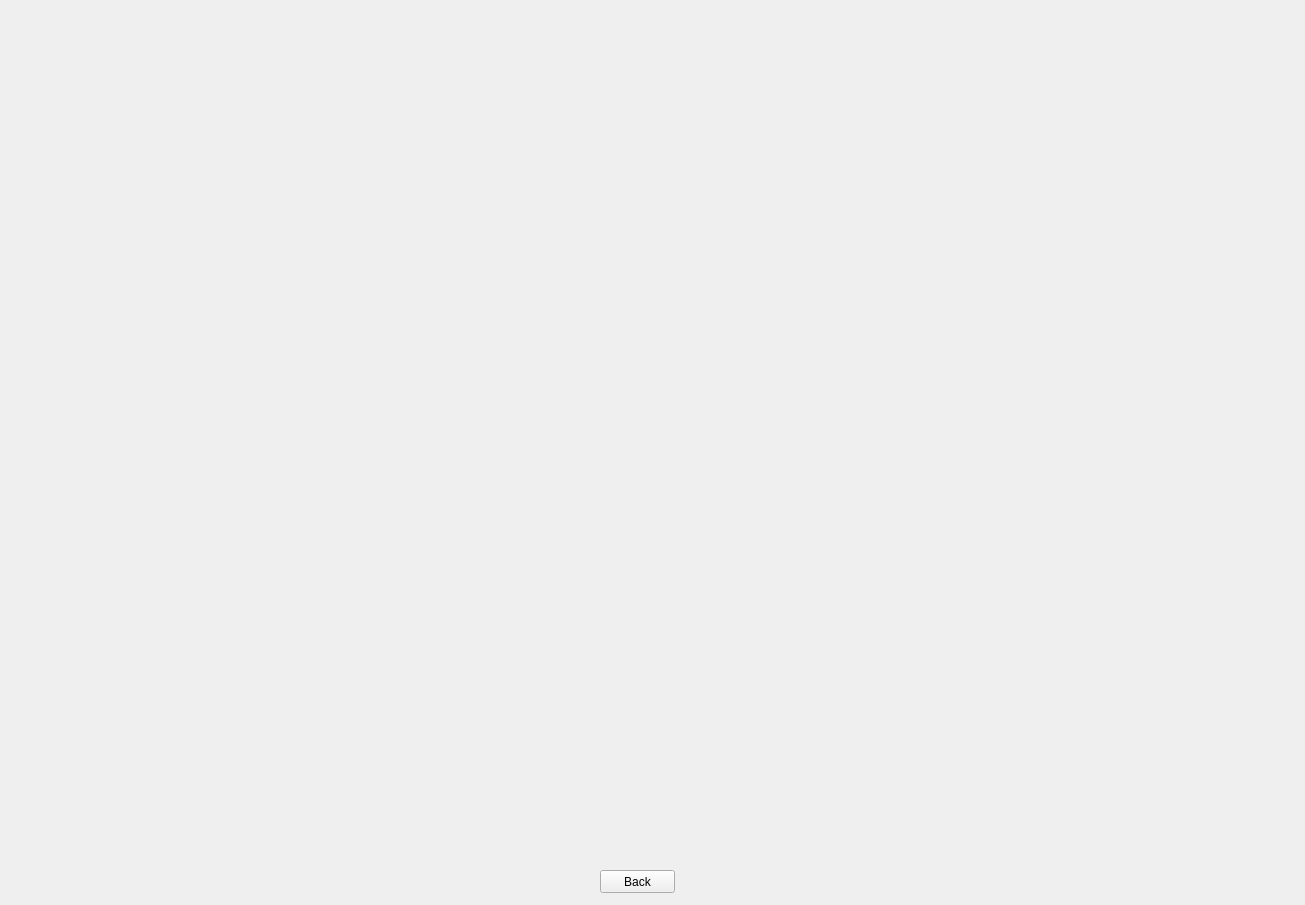
<?xml version="1.0" encoding="UTF-8"?>
<ui version="4.0">
 <class>RetChartWindow</class>
 <widget class="QWidget" name="RetChartWindow">
  <property name="geometry">
   <rect>
    <x>0</x>
    <y>0</y>
    <width>1305</width>
    <height>905</height>
   </rect>
  </property>
  <property name="windowTitle">
   <string>Returns Chart</string>
  </property>
  <widget class="QPushButton" name="btn_back2">
   <property name="geometry">
    <rect>
     <x>600</x>
     <y>870</y>
     <width>75</width>
     <height>23</height>
    </rect>
   </property>
   <property name="text">
    <string>Back</string>
   </property>
  </widget>
 </widget>
 <resources/>
 <connections/>
</ui>
